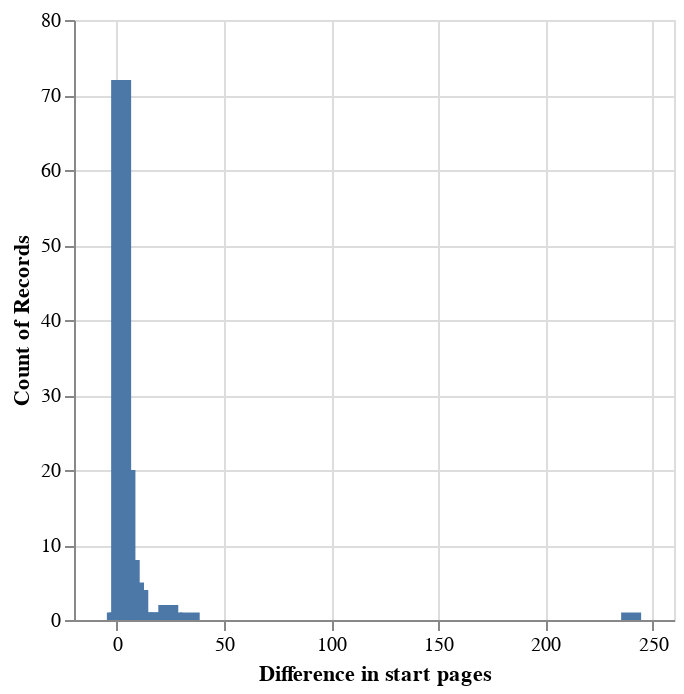

Here is the notebook cell this chart was saved with:
### Code cell
import altair as alt

alt.Chart(changed_pages).mark_bar(width=10).encode(
    x=alt.X("start_page_diff", title="Difference in start pages"), y="count()"
)
